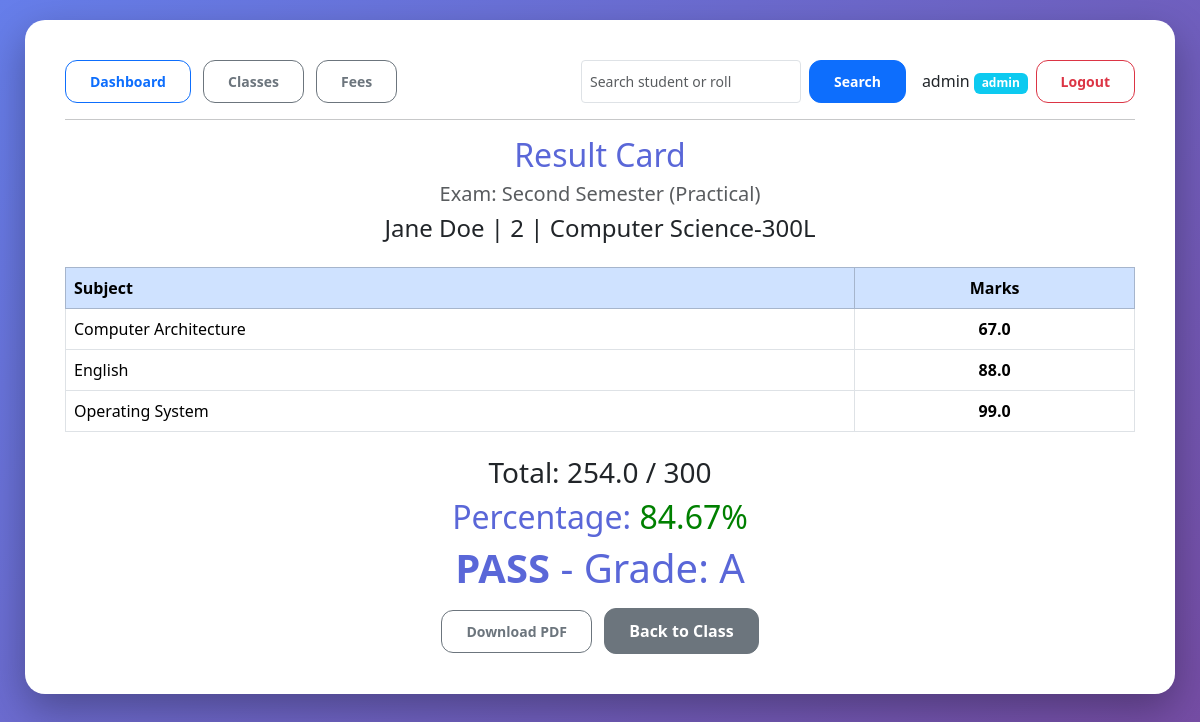
/result/2 (signed in), run on the app's committed database.
### tables this page shows
CREATE TABLE users (
                id INTEGER PRIMARY KEY AUTOINCREMENT,
                username TEXT UNIQUE NOT NULL,
                password_hash TEXT NOT NULL,
                role TEXT NOT NULL CHECK (role IN ('admin', 'teacher'))
            );

CREATE TABLE subjects (
                id INTEGER PRIMARY KEY AUTOINCREMENT,
                class_id INTEGER NOT NULL,
                subject_name TEXT NOT NULL,
                FOREIGN KEY(class_id) REFERENCES classes(id) ON DELETE CASCADE
            );

### app.py (the view)
@app.route("/result/<int:student_id>")
@login_required
def result(student_id):
    exam_id = request.args.get("exam_id")
    with get_db() as db:
        student = db.execute(
            "SELECT s.id, s.name, s.roll_no, c.class_name, c.section, c.id as class_id "
            "FROM students s JOIN classes c ON s.class_id=c.id "
            "WHERE s.id=?",
            (student_id,),
        ).fetchone()
        if student is None:
            abort(404)
        if exam_id is None:
            ex = db.execute(
                "SELECT id FROM exams WHERE class_id=? ORDER BY id DESC LIMIT 1",
                (student["class_id"],),
            ).fetchone()
            if ex is None:
                flash("No exams for this class.", "danger")
                return redirect(f"/class/{student['class_id']}")
            exam_id = ex["id"]
        else:
            exam_id = int(exam_id)
        exam = db.execute(
            "SELECT * FROM exams WHERE id=? AND class_id=?",
            (exam_id, student["class_id"]),
        ).fetchone()
        if exam is None:
            abort(404)
        results = db.execute(
            """
            SELECT sub.subject_name, COALESCE(m.marks_obtained, 0) as marks
            FROM subjects sub
            LEFT JOIN marks m ON m.subject_id = sub.id AND m.student_id = ? AND m.exam_id = ?
            WHERE sub.class_id = ?
            ORDER BY sub.subject_name
        """,
            (student_id, exam_id, student["class_id"]),
        ).fetchall()
    total = sum(r["marks"] for r in results)
    max_total = len(results) * 100
    percentage = (total / max_total * 100) if max_total else 0.0
    status = "PASS" if percentage >= 33 else "FAIL"
    if percentage >= 90:
        grade = "A+"
    elif percentage >= 80:
        grade = "A"
    elif percentage >= 60:
        grade = "B"
    elif percentage >= 33:
        grade = "C"
    else:
        grade = "F"
    rows = "".join(
        [
            f"<tr><td>{escape(r['subject_name'])}</td>"
            f"<td class='text-center'><b>{r['marks']}</b></td></tr>"
            for r in results
        ]
    )
    content = f"""
    <h2 class="text-center">Result Card</h2>
    <h5 class="text-center text-muted">
        Exam: {escape(exam['name'])} ({escape(exam['exam_type'] or '')})
    </h5>
    <h4 class="text-center">
        {escape(student['name'])} | {escape(student['roll_no'])} |
        {escape(student['class_name'])}-{escape(student['section'])}
    </h4>
    <table class="table table-bordered mt-4">
        <tr class="table-primary"><th>Subject</th><th class="text-center">Marks</th></tr>
        {rows}
    </table>
    <div class="text-center mt-4">
        <h3>Total: {total} / {max_total}</h3>
        <h2>Percentage:
            <span style="color: {'green' if status=='PASS' else 'red'}">
                {percentage:.2f}%
            </span>
        </h2>
        <h1><b>{status}</b> - Grade: {grade}</h1>
    </div>
    <div class="text-center mt-3">
        <a href="/result/{student_id}/pdf?exam_id={exam_id}" class="btn btn-sm btn-outline-secondary me-2">Download PDF</a>
        <a href="/class/{student['class_id']}" class="btn btn-secondary">Back to Class</a>
    </div>
    """
    return render_template("base.html", content=content)

### app.py (called while the page is built)
def get_db():
    conn = sqlite3.connect(DB_NAME, timeout=30, check_same_thread=False)
    conn.row_factory = sqlite3.Row
    conn.execute("PRAGMA journal_mode=WAL;")
    conn.execute("PRAGMA foreign_keys = ON;")
    return conn

@app.before_request
def load_logged_in_user():
    user_id = session.get("user_id")
    if user_id is None:
        g.user = None
    else:
        with get_db() as db:
            g.user = db.execute(
                "SELECT id, username, role FROM users WHERE id=?",
                (user_id,),
            ).fetchone()

def login_required(view):
    @wraps(view)
    def wrapped_view(**kwargs):
        if g.user is None:
            flash("Login required.", "danger")
            return redirect("/login")
        return view(**kwargs)
    return wrapped_view

### templates/base.html (shortened to what this page needs)
<!DOCTYPE html>
<html>
<head>
    <link href="https://cdn.jsdelivr.net/npm/bootstrap@5.3.3/dist/css/bootstrap.min.css" rel="stylesheet">
    <link rel="stylesheet" href="{{ url_for('static', filename='css/styles.css') }}">
</head>
<body>
<div class="box">
    <div class="d-flex justify-content-between align-items-center mb-3">
        <div>
            <a href="/" class="btn btn-outline-primary btn-sm me-2">Dashboard</a>
            <a href="/classes" class="btn btn-outline-secondary btn-sm me-2">Classes</a>
            <a href="/fees" class="btn btn-outline-secondary btn-sm me-2">Fees</a>
        </div>
        <div class="d-flex align-items-center">
            <form class="d-flex me-3" method="get" action="/search">
                <input name="q" class="form-control form-control-sm me-2" placeholder="Search student or roll" required>
                <button class="btn btn-sm btn-primary">Search</button>
            </form>
            {% if g.user %}
                <span class="me-2">
                    {{ g.user['username'] }}
                    <span class="badge bg-info role-badge">{{ g.user['role'] }}</span>
                </span>
                <a href="/logout" class="btn btn-sm btn-outline-danger">Logout</a>
            {% else %}
                <a href="/login" class="btn btn-sm btn-outline-success">Login</a>
            {% endif %}
        </div>
    </div>
    <hr>
    {{ content|safe }}
</div>
</body>
</html>

### static/css/styles.css (style rules this page uses)
body { background: linear-gradient(135deg, #667eea, #764ba2); min-height: 100vh; padding: 20px; }
.box { background: white; border-radius: 20px; padding: 40px; max-width: 1150px; margin: auto; box-shadow: 0 15px 40px rgba(0,0,0,0.3); }
.btn { padding: 10px 24px; border-radius: 12px; font-weight: bold; }
h1,h2 { color: #5a67d8; }
.role-badge { font-size: 0.75rem; }

### data on the page
users: user.username "admin", user.role "admin"
subjects: subject_name "Result Card Exam: Second Semester (Practical) Jane Doe | 2 | Computer Science-300L Subject Marks Computer Architecture 67.0 English 88.0 Operating System 99.0 Total: 254.0 / 300 Percentage: 84.67% PASS - Grade: A Download PDF Back to Class"
